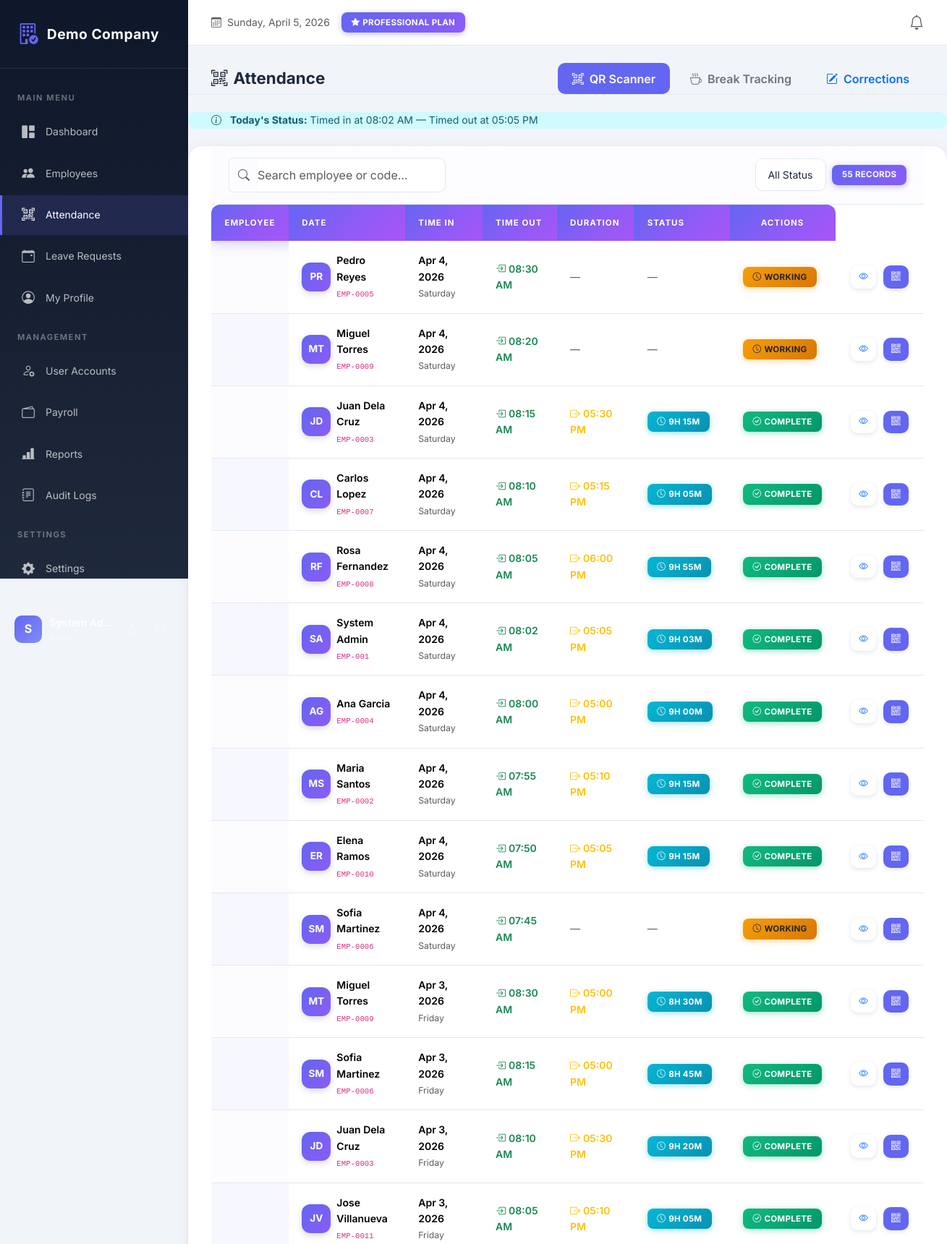
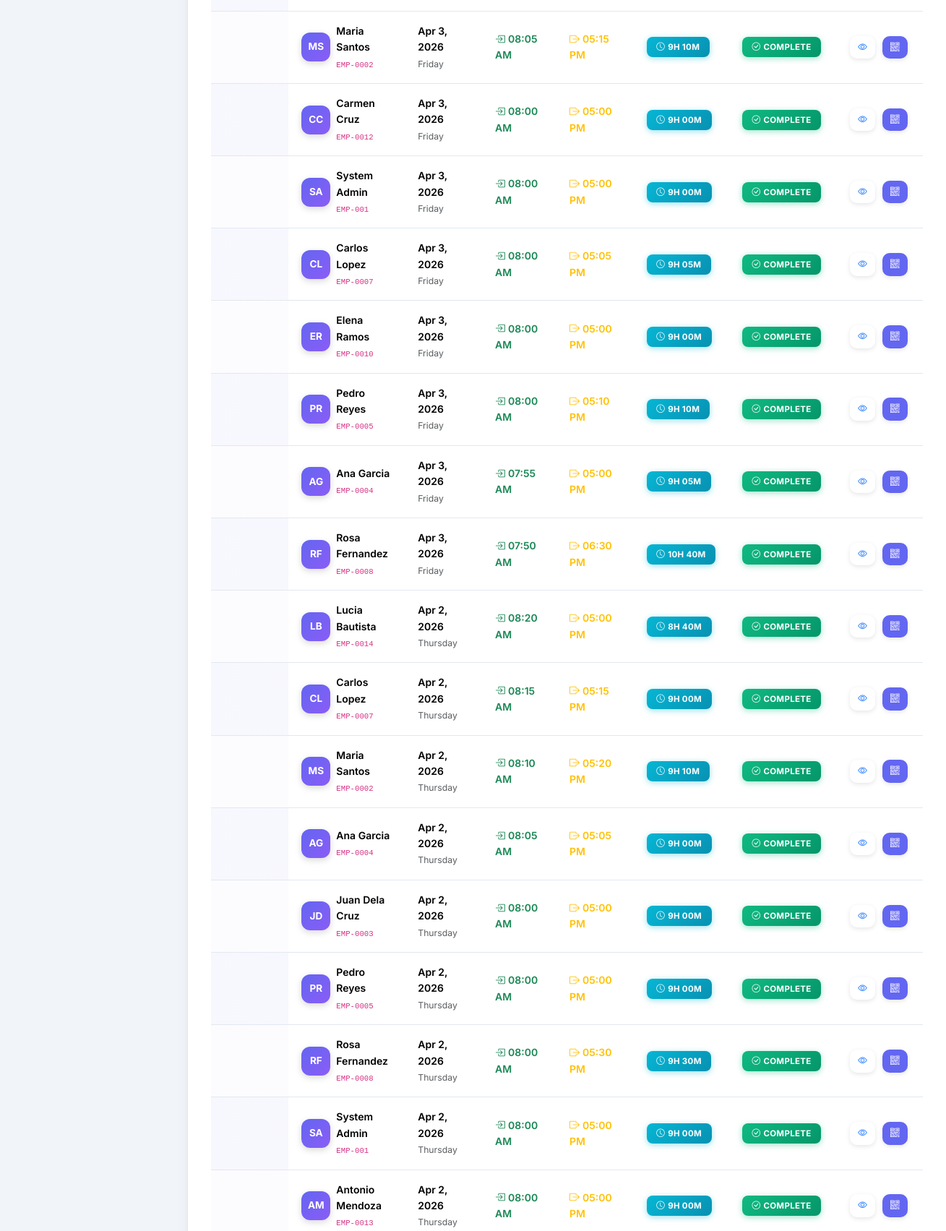
Screenshot of /modules/attendance/index.php (signed in, upper part) with the database file from the repository (2 pictures, top to bottom).
### tables this page shows
CREATE TABLE attendance (
    id INT AUTO_INCREMENT PRIMARY KEY,
    company_id INT NOT NULL,
    employee_id INT NOT NULL,
    date DATE NOT NULL,
    time_in TIME NULL,
    time_out TIME NULL,
    notes VARCHAR(255),
    UNIQUE KEY uniq_attendance(company_id, employee_id, date)
);

CREATE TABLE employees (
    id INT AUTO_INCREMENT PRIMARY KEY,
    company_id INT NOT NULL,
    employee_code VARCHAR(30),
    first_name VARCHAR(100) NOT NULL,
    last_name VARCHAR(100) NOT NULL,
    email VARCHAR(150) NOT NULL,
    phone VARCHAR(50),
    department_id INT NULL,
    position_id INT NULL,
    hire_date DATE NULL,
    basic_salary DECIMAL(10,2) DEFAULT 0,
    status ENUM('active','inactive') DEFAULT 'active',
    created_at DATETIME DEFAULT CURRENT_TIMESTAMP,
    UNIQUE KEY uniq_emp_code(company_id, employee_code),
    UNIQUE KEY uniq_emp_email(company_id, email)
);

### includes/functions.php (called while the page is built, shortened)
<?php
function e($s) {
    return htmlspecialchars($s ?? "", ENT_QUOTES, "UTF-8");
}

### modules/attendance/index.php (the view, shortened to what this page needs)
<?php
require_once __DIR__.'/../../config/db.php';
require_once __DIR__.'/../../includes/header.php';
require_once __DIR__.'/../../includes/nav.php';
$u = $_SESSION['user'];
$isAdmin = in_array($u['role'], ['Admin', 'HR Officer', 'Manager']);
$hasSaas = $pdo->query("SHOW COLUMNS FROM attendance LIKE 'company_id'")->fetch();
$cid = $hasSaas ? (company_id() ?? 1) : null;
$todayRecord = null;
$empId = $u['employee_id'] ?? null;
if($empId) {
    $st = $pdo->prepare("SELECT * FROM attendance WHERE employee_id=? AND date=CURDATE()");
    $st->execute([$empId]);
    $todayRecord = $st->fetch();
}
if($isAdmin) {
    if($hasSaas && $cid) {
        $st = $pdo->prepare("SELECT a.*,e.first_name,e.last_name,e.employee_code FROM attendance a JOIN employees e ON e.id=a.employee_id WHERE a.company_id=? ORDER BY a.date DESC, a.time_in DESC LIMIT 100");
        $st->execute([$cid]); $rows = $st->fetchAll();
    } else {
        $rows = $pdo->query("SELECT a.*,e.first_name,e.last_name,e.employee_code FROM attendance a JOIN employees e ON e.id=a.employee_id ORDER BY a.date DESC, a.time_in DESC LIMIT 100")->fetchAll();
    }
}
?>
<div class="page-header d-flex justify-content-between align-items-center flex-wrap gap-2">
    <h4><i class="bi bi-qr-code-scan me-2"></i>Attendance</h4>
    <div class="d-flex gap-2 flex-wrap">
        <?php if($isAdmin): ?>
        <a href="scanner.php" class="btn btn-primary"><i class="bi bi-qr-code-scan me-2"></i>QR Scanner</a>
        <a href="breaks.php" class="btn btn-outline-secondary"><i class="bi bi-cup-hot me-2"></i>Break Tracking</a>
        <a href="correct.php" class="btn btn-outline-primary"><i class="bi bi-pencil-square me-2"></i>Corrections</a>
        <?php endif; ?>
    </div>
</div>
<?php if($todayRecord): ?>
<div class="alert alert-info mb-4">
    <i class="bi bi-info-circle me-2"></i>
    <strong>Today's Status:</strong>
    Timed in at <?= date('h:i A', strtotime($todayRecord['time_in'])) ?>
    <?php if($todayRecord['time_out']): ?>
        — Timed out at <?= date('h:i A', strtotime($todayRecord['time_out'])) ?>
    <?php else: ?>
        — <span class="fw-semibold text-success">Currently working</span>
    <?php endif; ?>
</div>
<?php endif; ?>
<div class="card">
    <div class="table-toolbar">
        <div class="input-group" style="max-width:300px;">
            <span class="input-group-text bg-transparent border-end-0"><i class="bi bi-search text-muted"></i></span>
            <input type="text" id="attSearch" class="form-control border-start-0 ps-0" placeholder="Search employee or code…">
        </div>
        <div class="d-flex gap-2 align-items-center">
            <select id="attStatusFilter" class="form-select form-select-sm" style="width:auto;">
                <option value="">All Status</option>
            </select>
            <span class="badge bg-primary table-count-badge" id="attCount"><?= count($rows) ?> records</span>
        </div>
    </div>
    <div class="table-responsive-wrapper">
        <table class="table table-hover mb-0" id="attTable">
            <thead>
                <tr>
                    <th>Employee</th>
                    <th>Date</th>
                    <th>Time In</th>
                    <th>Time Out</th>
                    <th>Duration</th>
                    <th>Status</th>
                    <th class="text-center">Actions</th>
                </tr>
            </thead>
            <tbody>
            <?php if(empty($rows)): ?>
                <tr><td colspan="7" class="text-center py-5 text-muted">
                    <i class="bi bi-clock-history fs-2 d-block mb-2 opacity-25"></i>No attendance records found
                </td></tr>
            <?php else: foreach($rows as $r):
                $hours = '';
                if($r['time_in'] && $r['time_out']) {
                    $diff = strtotime($r['time_out']) - strtotime($r['time_in']);
                    $durMin = round($diff / 60);
                    $h = floor($durMin / 60);
                    $m = $durMin % 60;
                    $hours = $h . 'h ' . str_pad($m, 2, '0', STR_PAD_LEFT) . 'm';
                }
                $statusKey = $r['time_out'] ? 'complete' : 'working';
            ?>
                <tr data-status="<?= $statusKey ?>"
                    data-search="<?= strtolower(e($r['first_name'].' '.$r['last_name'].' '.$r['employee_code'])) ?>">
                    <td>
                        <div class="d-flex align-items-center gap-2">
                            <div class="avatar-sm" style="background:linear-gradient(135deg,#6366f1,#8b5cf6);">
                                <?= strtoupper(substr($r['first_name'],0,1).substr($r['last_name'],0,1)) ?>
                            </div>
                            <div>
                                <div class="fw-semibold"><?= e($r['first_name'].' '.$r['last_name']) ?></div>
                                <small class="text-muted"><code><?= e($r['employee_code']) ?></code></small>
                            </div>
                        </div>
                    </td>
                    <td>
                        <div class="fw-semibold"><?= date('M j, Y', strtotime($r['date'])) ?></div>
                        <small class="text-muted"><?= date('l', strtotime($r['date'])) ?></small>
                    </td>
                    <td>
                        <?php if($r['time_in']): ?>
                            <span class="text-success fw-semibold"><i class="bi bi-box-arrow-in-right me-1"></i><?= date('h:i A', strtotime($r['time_in'])) ?></span>
                        <?php else: ?>
                            <span class="text-muted">—</span>
                        <?php endif; ?>
                    </td>
                    <td>
                        <?php if($r['time_out']): ?>
                            <span class="text-warning fw-semibold"><i class="bi bi-box-arrow-right me-1"></i><?= date('h:i A', strtotime($r['time_out'])) ?></span>
                        <?php else: ?>
                            <span class="text-muted">—</span>
                        <?php endif; ?>
                    </td>
                    <td>
                        <?php if($hours): ?>
                            <span class="badge bg-info bg-opacity-75 text-dark">
                                <i class="bi bi-clock me-1"></i><?= $hours ?>
                            </span>
                        <?php else: ?>
                            <span class="text-muted">—</span>
                        <?php endif; ?>
                    </td>
                    <td>
                        <?php if($r['time_out']): ?>
                            <span class="badge bg-success"><i class="bi bi-check-circle me-1"></i>Complete</span>
                        <?php else: ?>
                            <span class="badge bg-warning text-dark"><i class="bi bi-clock me-1"></i>Working</span>
                        <?php endif; ?>
                    </td>
                    <td class="action-btns text-center">
                        <button type="button" class="btn btn-sm btn-outline-primary"
                                data-bs-toggle="modal" data-bs-target="#viewAttModal<?= (int)$r['id'] ?>"
                                title="View Details">
                            <i class="bi bi-eye"></i>
                        </button>
                        <?php if($isAdmin): ?>
                        <a href="../employees/qrcode.php?id=<?= (int)$r['employee_id'] ?>" class="btn btn-sm btn-primary" title="View QR Code">
                            <i class="bi bi-qr-code"></i>
                        </a>
                        <?php endif; ?>
                    </td>
                </tr>
            <?php endforeach; endif; ?>
            </tbody>
        </table>
    </div>
</div>
<?php require_once __DIR__.'/../../includes/footer.php'; ?>

### rows the page displays
attendance: time_in "08:02 AM", time_out "05:05 PM", employee.last_name "SA", employee.last_name "System Admin", employee.employee_code "EMP-001", date "Apr 4, 2026", date "Saturday", hours "9H 03M", shows "COMPLETE"
attendance: employee.last_name "PR", employee.last_name "Pedro Reyes", employee.employee_code "EMP-0005", date "Apr 4, 2026", date "Saturday", time_in "08:30 AM", shows "WORKING"
attendance: employee.last_name "MT", employee.last_name "Miguel Torres", employee.employee_code "EMP-0009", date "Apr 4, 2026", date "Saturday", time_in "08:20 AM", shows "WORKING"
attendance: employee.last_name "JD", employee.last_name "Juan Dela Cruz", employee.employee_code "EMP-0003", date "Apr 4, 2026", date "Saturday", time_in "08:15 AM", time_out "05:30 PM", hours "9H 15M", shows "COMPLETE"
attendance: employee.last_name "CL", employee.last_name "Carlos Lopez", employee.employee_code "EMP-0007", date "Apr 4, 2026", date "Saturday", time_in "08:10 AM", time_out "05:15 PM", hours "9H 05M", shows "COMPLETE"
attendance: employee.last_name "RF", employee.last_name "Rosa Fernandez", employee.employee_code "EMP-0008", date "Apr 4, 2026", date "Saturday", time_in "08:05 AM", time_out "06:00 PM", hours "9H 55M", shows "COMPLETE"
attendance: employee.last_name "AG", employee.last_name "Ana Garcia", employee.employee_code "EMP-0004", date "Apr 4, 2026", date "Saturday", time_in "08:00 AM", time_out "05:00 PM", hours "9H 00M", shows "COMPLETE"
attendance: employee.last_name "MS", employee.last_name "Maria Santos", employee.employee_code "EMP-0002", date "Apr 4, 2026", date "Saturday", time_in "07:55 AM", time_out "05:10 PM", hours "9H 15M", shows "COMPLETE"
attendance: employee.last_name "ER", employee.last_name "Elena Ramos", employee.employee_code "EMP-0010", date "Apr 4, 2026", date "Saturday", time_in "07:50 AM", time_out "05:05 PM", hours "9H 15M", shows "COMPLETE"
attendance: employee.last_name "SM", employee.last_name "Sofia Martinez", employee.employee_code "EMP-0006", date "Apr 4, 2026", date "Saturday", time_in "07:45 AM", shows "WORKING"
attendance: employee.last_name "MT", employee.last_name "Miguel Torres", employee.employee_code "EMP-0009", date "Apr 3, 2026", date "Friday", time_in "08:30 AM", time_out "05:00 PM", hours "8H 30M", shows "COMPLETE"
attendance: employee.last_name "SM", employee.last_name "Sofia Martinez", employee.employee_code "EMP-0006", date "Apr 3, 2026", date "Friday", time_in "08:15 AM", time_out "05:00 PM", hours "8H 45M", shows "COMPLETE"
attendance: employee.last_name "JD", employee.last_name "Juan Dela Cruz", employee.employee_code "EMP-0003", date "Apr 3, 2026", date "Friday", time_in "08:10 AM", time_out "05:30 PM", hours "9H 20M", shows "COMPLETE"
attendance: employee.last_name "JV", employee.last_name "Jose Villanueva", employee.employee_code "EMP-0011", date "Apr 3, 2026", date "Friday", time_in "08:05 AM", time_out "05:10 PM", hours "9H 05M", shows "COMPLETE"
attendance: employee.last_name "MS", employee.last_name "Maria Santos", employee.employee_code "EMP-0002", date "Apr 3, 2026", date "Friday", time_in "08:05 AM", time_out "05:15 PM", hours "9H 10M", shows "COMPLETE"
attendance: employee.last_name "CC", employee.last_name "Carmen Cruz", employee.employee_code "EMP-0012", date "Apr 3, 2026", date "Friday", time_in "08:00 AM", time_out "05:00 PM", hours "9H 00M", shows "COMPLETE"
attendance: employee.last_name "SA", employee.last_name "System Admin", employee.employee_code "EMP-001", date "Apr 3, 2026", date "Friday", time_in "08:00 AM", time_out "05:00 PM", hours "9H 00M", shows "COMPLETE"
attendance: employee.last_name "CL", employee.last_name "Carlos Lopez", employee.employee_code "EMP-0007", date "Apr 3, 2026", date "Friday", time_in "08:00 AM", time_out "05:05 PM", hours "9H 05M", shows "COMPLETE"
attendance: employee.last_name "ER", employee.last_name "Elena Ramos", employee.employee_code "EMP-0010", date "Apr 3, 2026", date "Friday", time_in "08:00 AM", time_out "05:00 PM", hours "9H 00M", shows "COMPLETE"
attendance: employee.last_name "PR", employee.last_name "Pedro Reyes", employee.employee_code "EMP-0005", date "Apr 3, 2026", date "Friday", time_in "08:00 AM", time_out "05:10 PM", hours "9H 10M", shows "COMPLETE"
attendance: employee.last_name "AG", employee.last_name "Ana Garcia", employee.employee_code "EMP-0004", date "Apr 3, 2026", date "Friday", time_in "07:55 AM", time_out "05:00 PM", hours "9H 05M", shows "COMPLETE"
attendance: employee.last_name "RF", employee.last_name "Rosa Fernandez", employee.employee_code "EMP-0008", date "Apr 3, 2026", date "Friday", time_in "07:50 AM", time_out "06:30 PM", hours "10H 40M", shows "COMPLETE"
attendance: employee.last_name "LB", employee.last_name "Lucia Bautista", employee.employee_code "EMP-0014", date "Apr 2, 2026", date "Thursday", time_in "08:20 AM", time_out "05:00 PM", hours "8H 40M", shows "COMPLETE"
attendance: employee.last_name "CL", employee.last_name "Carlos Lopez", employee.employee_code "EMP-0007", date "Apr 2, 2026", date "Thursday", time_in "08:15 AM", time_out "05:15 PM", hours "9H 00M", shows "COMPLETE"
attendance: employee.last_name "MS", employee.last_name "Maria Santos", employee.employee_code "EMP-0002", date "Apr 2, 2026", date "Thursday", time_in "08:10 AM", time_out "05:20 PM", hours "9H 10M", shows "COMPLETE"
attendance: employee.last_name "AG", employee.last_name "Ana Garcia", employee.employee_code "EMP-0004", date "Apr 2, 2026", date "Thursday", time_in "08:05 AM", time_out "05:05 PM", hours "9H 00M", shows "COMPLETE"
attendance: employee.last_name "JD", employee.last_name "Juan Dela Cruz", employee.employee_code "EMP-0003", date "Apr 2, 2026", date "Thursday", time_in "08:00 AM", time_out "05:00 PM", hours "9H 00M", shows "COMPLETE"
attendance: employee.last_name "PR", employee.last_name "Pedro Reyes", employee.employee_code "EMP-0005", date "Apr 2, 2026", date "Thursday", time_in "08:00 AM", time_out "05:00 PM", hours "9H 00M", shows "COMPLETE"
attendance: employee.last_name "RF", employee.last_name "Rosa Fernandez", employee.employee_code "EMP-0008", date "Apr 2, 2026", date "Thursday", time_in "08:00 AM", time_out "05:30 PM", hours "9H 30M", shows "COMPLETE"
attendance: employee.last_name "SA", employee.last_name "System Admin", employee.employee_code "EMP-001", date "Apr 2, 2026", date "Thursday", time_in "08:00 AM", time_out "05:00 PM", hours "9H 00M", shows "COMPLETE"
attendance: employee.last_name "AM", employee.last_name "Antonio Mendoza", employee.employee_code "EMP-0013", date "Apr 2, 2026", date "Thursday", time_in "08:00 AM", time_out "05:00 PM", hours "9H 00M", shows "COMPLETE"

### other values shown
$company['name'] "Demo Company"
substr($u['name'] ?: $u['email'], 0, 1) "S"
$company['plan'] "PROFESSIONAL"
count($rows) "55"
